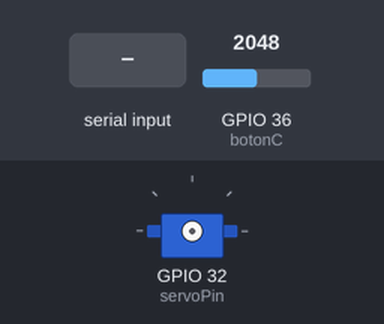
The sketch below on a simulated ESP32. Shown: servo. The inputs (shaded band) are chosen by the test bench; at power-on: GPIO 36 (botonC) = 2048. WiFi joins after 1.5 s; servers stay silent unless stated; uploads are accepted with an empty reply; what the sketch prints to the serial monitor is not drawn. At 9.3 s the program restarts the board; the recording ends there.

Above: at 0.1 s.
At 1.6 s:
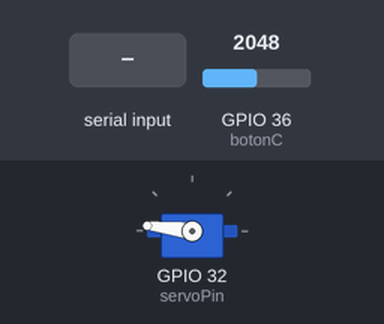
At 4.5 s:
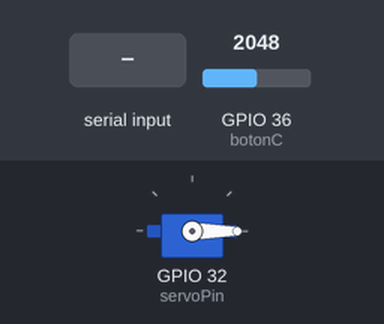
4.6 s: GPIO 36 (botonC) set to 0
6.2 s: "A*" received over Serial
Timing chart, 0 to 9.2 s (numbered marks = the images above; inputs shaded):
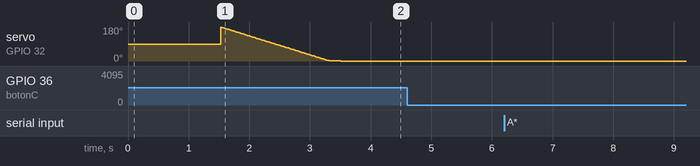

Measured:
- after the input at 4.6 s, every drawn part: stays the same

The sketch:

pinCApi.ino
```cpp
#include <WiFi.h>
#include <HTTPClient.h>
#include <ArduinoJson.h>

#include "config.h"  // Sustituir con datos de vuestra red
#include "API.hpp"
#include "ESP32_Utils.hpp"

#include <ESP32Servo.h>


#define botonC 36
#define ba 0
#define bb 1
#define bc 2
#define bd 3
#define be 4
#define bf 5
#define bg 6
#define bh 7
#define pa 8
#define pb 9
#define pc 10
#define pd 11
#define pf 12
#define pg 13
#define ra 14
#define rb 15
#define rc 16
#define rd 17
#define re 18
#define rf 19
#define rg 20
#define rh 21

Servo myservo;  // create servo object to control a servo

long timeToPrint=0;
long timeToPrint2=0;

bool block=false;
bool adentro=true;
bool afuera=false;
int pos = 0;    // variable to store the servo position, Recommended PWM GPIO pins on the ESP32 include 2,4,12-19,21-23,25-27,32-33
int servoPin = 32;
bool pulse=true;
String pres = "Z";
String anterior;

//int buttonState;             // the current reading from the input pin
//int lastButtonState = LOW;   // the previous reading from the input pin
//unsigned long lastDebounceTime = 0;  // the last time the output pin was toggled
//unsigned long debounceDelay = 100;    // the debounce time; increase if the output flickers
//int counter = 0;

const int requestTime=800;

//long startTime=0;
//const int timeThreshold=150;

bool flagC=false;
bool flagCC=false;
long tiempoBotonC=0;
long lastTimeC=0;
int contC;

void setup()
{
	Serial.begin(115200);
  //pinMode(boton, INPUT);
 	ConnectWiFi_STA();
	Serial.println("Cliente iniciado");
  //-----------------------------servo-------------------------------------
  myservo.setPeriodHertz(50);    // standard 50 hz servo
  myservo.attach(servoPin, 900, 2100); // attaches the servo on pin 18 to the servo object
  Serial.println("Desbloqueando...");
  for( int angle =180; angle>0; angle -=1)
  {
    delay(10);
    myservo.write(angle);
  }
}

void loop()
{
  if(timeToPrint2<millis())
  {
      Serial.print("Last C: ");
      tiempo(millis()-lastTimeC);
      Serial.print("-");
      Serial.print(contC);
      Serial.println("");
      timeToPrint2=millis()+5000;
  }
  if(timeToPrint<millis())
  {
    String valorData=GetItem(pc);
    if(valorData.toInt()>=1)
    {
      block=true;
    }
    else
    {
      block=false;
    }
    timeToPrint=millis()+requestTime;
  }

  if(requestFail>5)
  {
    ESP.restart();
  }

  if (Serial.available())
  {
    String mensaje=Serial.readStringUntil('*');
    String controlVariable=mensaje.substring(0,1);
    char variable[4];
    controlVariable.toCharArray(variable,2);
    switch (variable[0])
    {
      case 'A':
        Serial.println("<<----------------------------");
        Serial.print("A recibida: ");
        block=true;
        Serial.println(block);
        break;
      case 'B':     //pass
        Serial.println("<<----------------------------");
        Serial.print("B recibida: ");
        block=false;
        Serial.println(block);
        break;
     case 'C':
        Serial.println("<<----------------------------");
        Serial.print("C recibida: ");
        ReplaceById(bc,"1");
        break;
      default:
        Serial.println("variable desconocida");
      break;
   }
 }
 //---------------lectura del boton------------------------------
 /*  int reading = digitalRead(boton);
  if (reading != lastButtonState)
    lastDebounceTime = millis();
  if ((millis() - lastDebounceTime) > debounceDelay)
    if (reading != buttonState)
      buttonState = reading;
  if(reading == 1)
  {
    if(counter == 1){
      ReplaceById(bc,"1");
      Serial.println(pres);
      counter = 0;}
  }
  else counter = 1;
  lastButtonState = reading;
  if(!digitalRead(boton))
  {
    if (millis() - startTime > timeThreshold)
     {
        ReplaceById(bc,"1");
        Serial.println(pres);
        startTime = millis();
     }
  }*/

  if(analogRead(botonC)==0)
  {
      if(!flagC)
      {
          tiempoBotonC=millis();
          flagC=true;
      }
      if(millis()-tiempoBotonC>130)
      {
          if(!flagCC)
          {
              contC++;
              Serial.println("ciclo C"+String(contC));
              ReplaceById(bc,"1");
              Serial.println(pres);
              lastTimeC=millis();
              flagCC=true;
          }
      }
  }
  else
  {
      tiempoBotonC=millis();
      flagC=false;
      flagCC=false;
  }
//---------------------------------------------------------------
  if(block)
  {
    if(afuera)
    {
      if(pulse)
      {
        //myservo.write(180);
      }
      else
      {
        myservo.write(175);
      }
    }
    else
    {
      Serial.println("Bloqueo controlado");
      for( int angle =0; angle<181; angle +=1)
      {
        delay(5);
        //myservo.write(angle);
      }
      afuera=true;
      adentro=false;
    }
  }
  else
  {
    if(adentro)
      if(pulse) myservo.write(0);
      else myservo.write(5);
    else
    {
      Serial.println("Desbloqueo controlado");
      for( int angle =180; angle>0; angle -=1)
      {
        //delay(10);
        myservo.write(angle);
      }
      afuera=false;
      adentro=true;
    }
  }
}

void tiempo(unsigned long timeNow)
{
  long day = 86400000; // 86400000 milliseconds in a day
  long hour = 3600000; // 3600000 milliseconds in an hour
  long minute = 60000; // 60000 milliseconds in a minute
  long second =  1000; // 1000 milliseconds in a second
  int days = timeNow / day ;                                //number of days
  int hours = (timeNow % day) / hour;                       //the remainder from days division (in milliseconds) divided by hours, this gives the full hours
  int minutes = ((timeNow % day) % hour) / minute ;         //and so on...
  int seconds = (((timeNow % day) % hour) % minute) / second;

   // digital clock display of current time
   Serial.print(days,DEC);
   printDigits(hours);
   printDigits(minutes);
   printDigits(seconds);
   //Serial.println();
}
void printDigits(byte digits)
{
 // utility function for digital clock display: prints colon and leading 0
 Serial.print(":");
 if(digits < 10)
   Serial.print('0');
 Serial.print(digits,DEC);
}
```

API.hpp
```cpp
//String ApiHost = "http://192.168.22.75:80";
//String ApiHost = "http://192.168.22.38:5000";
String ApiHost = "http://192.168.4.1:80";
int requestFail=0;
String processResponse(int httpCode, HTTPClient& http)
{
  String payload;
	if (httpCode > 0) {
		Serial.printf("Response code: %d\t", httpCode);

		if (httpCode == HTTP_CODE_OK) {
			payload = http.getString();
			Serial.println(payload);
		}
	}
	else {
		Serial.printf("Request failed, error: %s\n", http.errorToString(httpCode).c_str());
	  requestFail++;
	}
	http.end();
  return payload;
}

void GetAll()
{
	HTTPClient http;
	http.begin(ApiHost + "/item");
  //http.begin(ApiHost + "/roller1");
	int httpCode = http.GET();
	processResponse(httpCode, http);
}

String GetItem(int id)
{

	HTTPClient http;
	http.begin(ApiHost + "/item/" + id);
	int httpCode = http.GET();
	String getData=processResponse(httpCode, http);
  return getData;
}

void GetQuery(String filter)
{
	HTTPClient http;
	http.begin(ApiHost + "/item?filter=" + filter);
	int httpCode = http.GET();
	processResponse(httpCode, http);
}

void Create(String newData)
{
	HTTPClient http;
	http.begin(ApiHost + "/item");
	http.addHeader("Content-Type", "application/json");

	String message = "";
	StaticJsonDocument<300> jsonDoc;
	jsonDoc["data"] = newData;
	serializeJson(jsonDoc, message);

	int httpCode = http.POST(message);
	processResponse(httpCode, http);
}

void ReplaceById(int id, String newData)
{
	HTTPClient http;
	http.begin(ApiHost + "/item/" + id);
  //http.begin(ApiHost + "/roller1" );
	//http.addHeader("Content-Type", "application/json");
  http.addHeader("Content-Type", "text/plain");
  Serial.println("id: "+String(id)+" newData:"+newData);
	String message = newData;
	/*StaticJsonDocument<300> jsonDoc;
	jsonDoc["data"] = newData;
  //jsonDoc["mesa"] = "mesaA";
  //jsonDoc["pin"] = "1";
  //jsonDoc["presionado"] = "1";
	serializeJson(jsonDoc, message);*/

	int httpCode = http.PUT(message);
	processResponse(httpCode, http);
}

void UpdateById(int id, String newData)
{
	HTTPClient http;
	http.begin(ApiHost + "/item/" + id);
	http.addHeader("Content-Type", "application/json");

	String message = "";
	StaticJsonDocument<300> jsonDoc;
	jsonDoc["data"] = newData;
	serializeJson(jsonDoc, message);

	int httpCode = http.PATCH(message);
	processResponse(httpCode, http);
}

void DeleteById(int id)
{
	HTTPClient http;
	http.begin(ApiHost + "/item/" + id);
	int httpCode = http.sendRequest("DELETE");
	processResponse(httpCode, http);
}
```

ESP32_Utils.hpp
```cpp
void ConnectWiFi_STA(bool useStaticIP = false)
{
   int timeOut=10000+millis();
   Serial.println("");
   WiFi.mode(WIFI_STA);
   WiFi.begin(ssid, password);
   if(useStaticIP) WiFi.config(ip, gateway, subnet);
   while (WiFi.status() != WL_CONNECTED)
   {
     delay(100);
     Serial.print('.');
     if(timeOut<millis())ESP.restart();
   }

   Serial.println("");
   Serial.print("Iniciado STA:\t");
   Serial.println(ssid);
   Serial.print("IP address:\t");
   Serial.println(WiFi.localIP());
}

void ConnectWiFi_AP(bool useStaticIP = false)
{
   Serial.println("");
   WiFi.mode(WIFI_AP);
   while(!WiFi.softAP(ssid, password))
   {
     Serial.println(".");
     delay(100);
   }
   if(useStaticIP) WiFi.softAPConfig(ip, gateway, subnet);

   Serial.println("");
   Serial.print("Iniciado AP:\t");
   Serial.println(ssid);
   Serial.print("IP address:\t");
   Serial.println(WiFi.softAPIP());
}
```

config.h
```cpp
//const char* ssid     = "SaltilloCutting";
//const char* password = "S1lt3ll4c";
const char* ssid     = "PTSRoller1";
const char* password = "roller1apirest";
const char* hostname = "ESP32_1";

IPAddress ip(192, 168, 22, 75);
IPAddress gateway(192, 168, 22, 1);
IPAddress subnet(255, 255, 255, 0);
```
